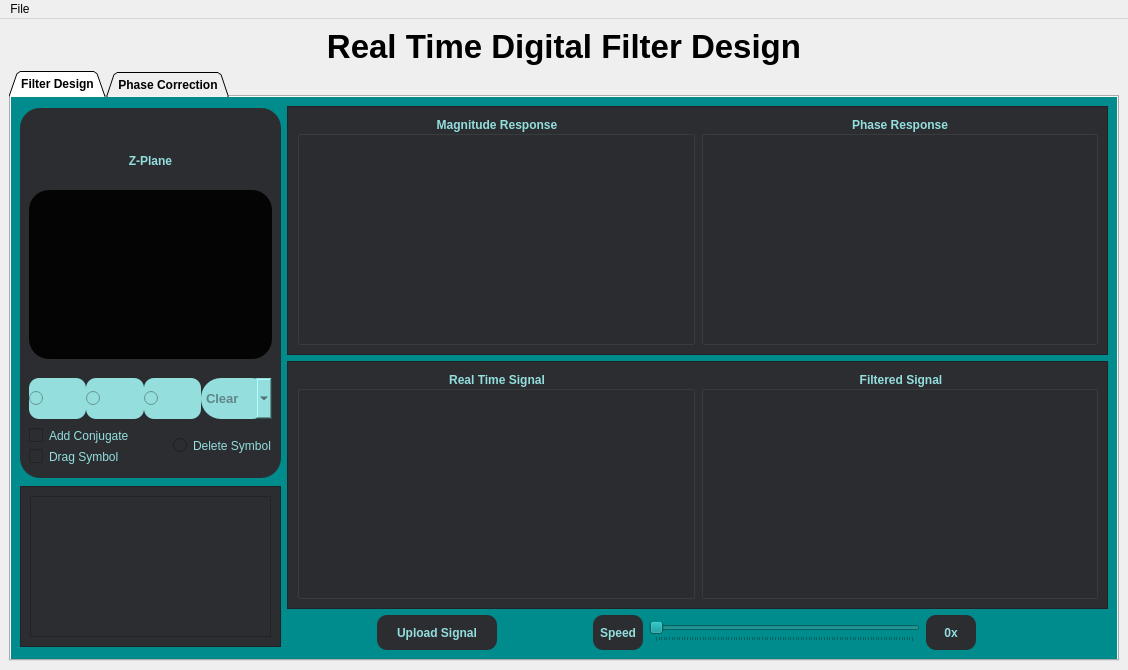
<?xml version="1.0" encoding="UTF-8"?>
<ui version="4.0">
 <class>MainWindow</class>
 <widget class="QMainWindow" name="MainWindow">
  <property name="geometry">
   <rect>
    <x>0</x>
    <y>0</y>
    <width>1128</width>
    <height>670</height>
   </rect>
  </property>
  <property name="windowTitle">
   <string>Sampling Theory Studio</string>
  </property>
  <property name="windowIcon">
   <iconset>
    <normaloff>../../hp/hp/.designer/backup/titleIcon2.png</normaloff>../../hp/hp/.designer/backup/titleIcon2.png</iconset>
  </property>
  <property name="toolTip">
   <string/>
  </property>
  <widget class="QWidget" name="centralWidget">
   <layout class="QGridLayout" name="gridLayout_3">
    <item row="0" column="0">
     <widget class="QLabel" name="titleLabel">
      <property name="font">
       <font>
        <pointsize>25</pointsize>
        <bold>true</bold>
       </font>
      </property>
      <property name="text">
       <string>Real Time Digital Filter Design</string>
      </property>
      <property name="alignment">
       <set>Qt::AlignCenter</set>
      </property>
     </widget>
    </item>
    <item row="1" column="0">
     <widget class="QTabWidget" name="tabWidget">
      <property name="font">
       <font>
        <family>System</family>
        <bold>true</bold>
       </font>
      </property>
      <property name="cursor">
       <cursorShape>PointingHandCursor</cursorShape>
      </property>
      <property name="styleSheet">
       <string notr="true"/>
      </property>
      <property name="tabPosition">
       <enum>QTabWidget::North</enum>
      </property>
      <property name="tabShape">
       <enum>QTabWidget::Triangular</enum>
      </property>
      <property name="currentIndex">
       <number>0</number>
      </property>
      <property name="elideMode">
       <enum>Qt::ElideRight</enum>
      </property>
      <property name="usesScrollButtons">
       <bool>false</bool>
      </property>
      <property name="documentMode">
       <bool>false</bool>
      </property>
      <property name="tabsClosable">
       <bool>false</bool>
      </property>
      <property name="movable">
       <bool>true</bool>
      </property>
      <property name="tabBarAutoHide">
       <bool>false</bool>
      </property>
      <widget class="QWidget" name="filterDesignTab">
       <property name="autoFillBackground">
        <bool>false</bool>
       </property>
       <property name="styleSheet">
        <string notr="true">gridline-color: rgb(66, 111, 111);
selection-background-color: rgb(83, 74, 65);
color: rgb(66, 111, 111);
background-color: rgb(0, 139, 140);</string>
       </property>
       <attribute name="title">
        <string>Filter Design</string>
       </attribute>
       <layout class="QGridLayout" name="gridLayout_7">
        <item row="0" column="2">
         <widget class="QFrame" name="horizontalFrame_2">
          <property name="styleSheet">
           <string notr="true">background-color: rgb(43, 45, 49);
color: rgb(148, 222, 222);</string>
          </property>
          <property name="frameShape">
           <enum>QFrame::StyledPanel</enum>
          </property>
          <layout class="QHBoxLayout" name="horizontalLayout_3">
           <item>
            <widget class="QGroupBox" name="groupBox">
             <property name="font">
              <font>
               <family>System</family>
               <bold>true</bold>
              </font>
             </property>
             <property name="title">
              <string>Magnitude Response</string>
             </property>
             <property name="alignment">
              <set>Qt::AlignCenter</set>
             </property>
             <layout class="QGridLayout" name="gridLayout_4">
              <item row="0" column="0">
               <layout class="QVBoxLayout" name="magnitudeLayout">
                <property name="sizeConstraint">
                 <enum>QLayout::SetNoConstraint</enum>
                </property>
               </layout>
              </item>
             </layout>
            </widget>
           </item>
           <item>
            <widget class="QGroupBox" name="groupBox_2">
             <property name="font">
              <font>
               <family>System</family>
               <bold>true</bold>
              </font>
             </property>
             <property name="title">
              <string>Phase Response</string>
             </property>
             <property name="alignment">
              <set>Qt::AlignCenter</set>
             </property>
             <layout class="QGridLayout" name="gridLayout_5">
              <item row="0" column="0">
               <layout class="QVBoxLayout" name="phaseLayout"/>
              </item>
             </layout>
            </widget>
           </item>
          </layout>
         </widget>
        </item>
        <item row="1" column="2">
         <widget class="QFrame" name="controllerFrame_3">
          <property name="styleSheet">
           <string notr="true">background-color: rgb(43, 45, 49);
color: rgb(148, 222, 222);</string>
          </property>
          <property name="frameShape">
           <enum>QFrame::StyledPanel</enum>
          </property>
          <layout class="QHBoxLayout" name="horizontalLayout">
           <item>
            <widget class="QGroupBox" name="groupBox_5">
             <property name="font">
              <font>
               <family>System</family>
               <bold>true</bold>
              </font>
             </property>
             <property name="title">
              <string>Real Time Signal</string>
             </property>
             <property name="alignment">
              <set>Qt::AlignCenter</set>
             </property>
             <layout class="QGridLayout" name="gridLayout_9">
              <item row="0" column="0">
               <layout class="QVBoxLayout" name="realTimeLayout">
                <property name="sizeConstraint">
                 <enum>QLayout::SetFixedSize</enum>
                </property>
               </layout>
              </item>
             </layout>
            </widget>
           </item>
           <item>
            <widget class="QGroupBox" name="groupBox_6">
             <property name="font">
              <font>
               <family>System</family>
               <bold>true</bold>
              </font>
             </property>
             <property name="title">
              <string>Filtered Signal</string>
             </property>
             <property name="alignment">
              <set>Qt::AlignCenter</set>
             </property>
             <layout class="QGridLayout" name="gridLayout_10">
              <item row="0" column="0">
               <layout class="QVBoxLayout" name="filteredLayout"/>
              </item>
             </layout>
            </widget>
           </item>
          </layout>
         </widget>
        </item>
        <item row="0" column="1" rowspan="3">
         <layout class="QVBoxLayout" name="verticalLayout">
          <item>
           <widget class="QFrame" name="controllerFrame">
            <property name="sizePolicy">
             <sizepolicy hsizetype="Maximum" vsizetype="Preferred">
              <horstretch>0</horstretch>
              <verstretch>0</verstretch>
             </sizepolicy>
            </property>
            <property name="maximumSize">
             <size>
              <width>261</width>
              <height>370</height>
             </size>
            </property>
            <property name="font">
             <font>
              <bold>true</bold>
             </font>
            </property>
            <property name="styleSheet">
             <string notr="true">background-color: rgb(43, 45, 49);
border-radius: 20px;
color: rgb(148, 222, 222);
</string>
            </property>
            <property name="frameShape">
             <enum>QFrame::StyledPanel</enum>
            </property>
            <property name="frameShadow">
             <enum>QFrame::Plain</enum>
            </property>
            <layout class="QVBoxLayout" name="verticalLayout_3">
             <item>
              <spacer name="verticalSpacer_3">
               <property name="orientation">
                <enum>Qt::Vertical</enum>
               </property>
               <property name="sizeType">
                <enum>QSizePolicy::Preferred</enum>
               </property>
               <property name="sizeHint" stdset="0">
                <size>
                 <width>20</width>
                 <height>20</height>
                </size>
               </property>
              </spacer>
             </item>
             <item>
              <widget class="QLabel" name="label_11">
               <property name="maximumSize">
                <size>
                 <width>16777215</width>
                 <height>41</height>
                </size>
               </property>
               <property name="font">
                <font>
                 <family>System</family>
                 <bold>true</bold>
                </font>
               </property>
               <property name="text">
                <string>Z-Plane</string>
               </property>
               <property name="alignment">
                <set>Qt::AlignCenter</set>
               </property>
              </widget>
             </item>
             <item>
              <layout class="QVBoxLayout" name="zplaneLayout">
               <item>
                <widget class="QWidget" name="zplaneWidget" native="true">
                 <property name="maximumSize">
                  <size>
                   <width>291</width>
                   <height>169</height>
                  </size>
                 </property>
                 <property name="styleSheet">
                  <string notr="true">background-color:rgb(4, 4, 4)</string>
                 </property>
                </widget>
               </item>
              </layout>
             </item>
             <item>
              <spacer name="verticalSpacer_2">
               <property name="orientation">
                <enum>Qt::Vertical</enum>
               </property>
               <property name="sizeType">
                <enum>QSizePolicy::Preferred</enum>
               </property>
               <property name="sizeHint" stdset="0">
                <size>
                 <width>20</width>
                 <height>10</height>
                </size>
               </property>
              </spacer>
             </item>
             <item>
              <layout class="QHBoxLayout" name="horizontalLayout_2">
               <property name="spacing">
                <number>0</number>
               </property>
               <item>
                <widget class="QRadioButton" name="zerosRadioButton">
                 <property name="maximumSize">
                  <size>
                   <width>60</width>
                   <height>41</height>
                  </size>
                 </property>
                 <property name="font">
                  <font>
                   <family>System</family>
                   <pointsize>9</pointsize>
                   <bold>true</bold>
                  </font>
                 </property>
                 <property name="cursor">
                  <cursorShape>PointingHandCursor</cursorShape>
                 </property>
                 <property name="autoFillBackground">
                  <bool>false</bool>
                 </property>
                 <property name="styleSheet">
                  <string notr="true">background-color: rgb(148, 222, 222);
border-radius: 10px;
color: rgb(43, 45, 49);
</string>
                 </property>
                </widget>
               </item>
               <item>
                <widget class="QRadioButton" name="polesRadioButton">
                 <property name="maximumSize">
                  <size>
                   <width>60</width>
                   <height>41</height>
                  </size>
                 </property>
                 <property name="font">
                  <font>
                   <family>System</family>
                   <pointsize>9</pointsize>
                   <bold>true</bold>
                  </font>
                 </property>
                 <property name="cursor">
                  <cursorShape>PointingHandCursor</cursorShape>
                 </property>
                 <property name="autoFillBackground">
                  <bool>false</bool>
                 </property>
                 <property name="styleSheet">
                  <string notr="true">background-color: rgb(148, 222, 222);
border-radius: 10px;
color: rgb(43, 45, 49);
</string>
                 </property>
                 <property name="text">
                  <string/>
                 </property>
                </widget>
               </item>
               <item>
                <widget class="QRadioButton" name="dragRadioButton">
                 <property name="maximumSize">
                  <size>
                   <width>60</width>
                   <height>41</height>
                  </size>
                 </property>
                 <property name="font">
                  <font>
                   <family>System</family>
                   <pointsize>7</pointsize>
                   <bold>true</bold>
                  </font>
                 </property>
                 <property name="cursor">
                  <cursorShape>PointingHandCursor</cursorShape>
                 </property>
                 <property name="autoFillBackground">
                  <bool>false</bool>
                 </property>
                 <property name="styleSheet">
                  <string notr="true">background-color: rgb(148, 222, 222);
border-radius: 10px;
color: rgb(43, 45, 49);
</string>
                 </property>
                 <property name="text">
                  <string/>
                 </property>
                </widget>
               </item>
               <item>
                <widget class="QComboBox" name="clearComboBox">
                 <property name="sizePolicy">
                  <sizepolicy hsizetype="Preferred" vsizetype="Fixed">
                   <horstretch>14</horstretch>
                   <verstretch>0</verstretch>
                  </sizepolicy>
                 </property>
                 <property name="maximumSize">
                  <size>
                   <width>71</width>
                   <height>41</height>
                  </size>
                 </property>
                 <property name="font">
                  <font>
                   <family>System</family>
                   <pointsize>10</pointsize>
                   <bold>true</bold>
                  </font>
                 </property>
                 <property name="cursor">
                  <cursorShape>PointingHandCursor</cursorShape>
                 </property>
                 <property name="toolTip">
                  <string/>
                 </property>
                 <property name="styleSheet">
                  <string notr="true">selection-color: rgb(43, 45, 49);
color: rgb(43, 45, 49);
background-color: rgb(148, 222, 222);
selection-background-color: rgb(135, 203, 203);
</string>
                 </property>
                 <property name="currentText">
                  <string/>
                 </property>
                 <property name="currentIndex">
                  <number>-1</number>
                 </property>
                 <property name="placeholderText">
                  <string>Clear</string>
                 </property>
                 <item>
                  <property name="text">
                   <string>Zeros</string>
                  </property>
                 </item>
                 <item>
                  <property name="text">
                   <string>Poles</string>
                  </property>
                 </item>
                 <item>
                  <property name="text">
                   <string>All</string>
                  </property>
                 </item>
                </widget>
               </item>
              </layout>
             </item>
             <item>
              <layout class="QHBoxLayout" name="horizontalLayout_5">
               <item>
                <layout class="QVBoxLayout" name="verticalLayout_6">
                 <item>
                  <widget class="QCheckBox" name="conjugateRadioButton">
                   <property name="text">
                    <string>Add Conjugate</string>
                   </property>
                  </widget>
                 </item>
                 <item>
                  <widget class="QCheckBox" name="dragCheckBox">
                   <property name="font">
                    <font>
                     <family>System</family>
                     <bold>false</bold>
                    </font>
                   </property>
                   <property name="cursor">
                    <cursorShape>PointingHandCursor</cursorShape>
                   </property>
                   <property name="text">
                    <string>Drag Symbol</string>
                   </property>
                  </widget>
                 </item>
                </layout>
               </item>
               <item>
                <spacer name="horizontalSpacer_3">
                 <property name="orientation">
                  <enum>Qt::Horizontal</enum>
                 </property>
                 <property name="sizeHint" stdset="0">
                  <size>
                   <width>40</width>
                   <height>20</height>
                  </size>
                 </property>
                </spacer>
               </item>
               <item>
                <widget class="QRadioButton" name="deleteRadioButton">
                 <property name="text">
                  <string>Delete Symbol</string>
                 </property>
                </widget>
               </item>
              </layout>
             </item>
            </layout>
           </widget>
          </item>
          <item>
           <widget class="QFrame" name="frame_2">
            <property name="maximumSize">
             <size>
              <width>261</width>
              <height>161</height>
             </size>
            </property>
            <property name="styleSheet">
             <string notr="true">background-color: rgb(43, 45, 49);</string>
            </property>
            <property name="frameShape">
             <enum>QFrame::StyledPanel</enum>
            </property>
            <property name="frameShadow">
             <enum>QFrame::Raised</enum>
            </property>
            <layout class="QGridLayout" name="gridLayout">
             <item row="0" column="0">
              <layout class="QVBoxLayout" name="signalPaddingLayout">
               <item>
                <widget class="QGraphicsView" name="touchPad"/>
               </item>
              </layout>
             </item>
            </layout>
           </widget>
          </item>
         </layout>
        </item>
        <item row="2" column="2">
         <layout class="QHBoxLayout" name="horizontalLayout_10">
          <item>
           <widget class="QPushButton" name="uploadSignalButton">
            <property name="maximumSize">
             <size>
              <width>120</width>
              <height>35</height>
             </size>
            </property>
            <property name="font">
             <font>
              <family>System</family>
              <bold>true</bold>
             </font>
            </property>
            <property name="cursor">
             <cursorShape>PointingHandCursor</cursorShape>
            </property>
            <property name="styleSheet">
             <string notr="true">background-color: rgb(43, 45, 49);
color: rgb(148, 222, 222);
border-radius: 10px;</string>
            </property>
            <property name="text">
             <string>Upload Signal</string>
            </property>
           </widget>
          </item>
          <item>
           <layout class="QHBoxLayout" name="horizontalLayout_12">
            <item>
             <widget class="QLabel" name="label_2">
              <property name="maximumSize">
               <size>
                <width>50</width>
                <height>35</height>
               </size>
              </property>
              <property name="font">
               <font>
                <family>System</family>
                <bold>true</bold>
               </font>
              </property>
              <property name="styleSheet">
               <string notr="true">background-color: rgb(43, 45, 49);
color: rgb(148, 222, 222);border-radius: 10px;</string>
              </property>
              <property name="text">
               <string>Speed</string>
              </property>
              <property name="alignment">
               <set>Qt::AlignCenter</set>
              </property>
             </widget>
            </item>
            <item>
             <widget class="QSlider" name="speedSlider">
              <property name="maximumSize">
               <size>
                <width>271</width>
                <height>16777215</height>
               </size>
              </property>
              <property name="cursor">
               <cursorShape>ClosedHandCursor</cursorShape>
              </property>
              <property name="styleSheet">
               <string notr="true"/>
              </property>
              <property name="orientation">
               <enum>Qt::Horizontal</enum>
              </property>
              <property name="tickPosition">
               <enum>QSlider::TicksBelow</enum>
              </property>
             </widget>
            </item>
            <item>
             <widget class="QLabel" name="speedValueLabel">
              <property name="maximumSize">
               <size>
                <width>50</width>
                <height>35</height>
               </size>
              </property>
              <property name="font">
               <font>
                <family>System</family>
                <bold>true</bold>
               </font>
              </property>
              <property name="styleSheet">
               <string notr="true">background-color: rgb(43, 45, 49);
color: rgb(148, 222, 222);border-radius: 10px;</string>
              </property>
              <property name="text">
               <string>0x</string>
              </property>
              <property name="alignment">
               <set>Qt::AlignCenter</set>
              </property>
             </widget>
            </item>
           </layout>
          </item>
          <item>
           <spacer name="horizontalSpacer_6">
            <property name="orientation">
             <enum>Qt::Horizontal</enum>
            </property>
            <property name="sizeType">
             <enum>QSizePolicy::Preferred</enum>
            </property>
            <property name="sizeHint" stdset="0">
             <size>
              <width>40</width>
              <height>20</height>
             </size>
            </property>
           </spacer>
          </item>
         </layout>
        </item>
       </layout>
      </widget>
      <widget class="QWidget" name="phaseCorrectionTab">
       <property name="styleSheet">
        <string notr="true">gridline-color: rgb(66, 111, 111);
selection-background-color: rgb(83, 74, 65);
background-color: rgb(0, 139, 140);
color: rgb(66, 111, 111);</string>
       </property>
       <attribute name="icon">
        <iconset>
         <normaloff>../../hp/hp/.designer/backup/video-editing.png</normaloff>../../hp/hp/.designer/backup/video-editing.png</iconset>
       </attribute>
       <attribute name="title">
        <string>Phase Correction</string>
       </attribute>
       <layout class="QGridLayout" name="gridLayout_2">
        <item row="0" column="0">
         <widget class="QGroupBox" name="smootherGroupBox">
          <property name="font">
           <font>
            <bold>true</bold>
           </font>
          </property>
          <property name="styleSheet">
           <string notr="true">color: rgb(238, 238, 238);</string>
          </property>
          <property name="title">
           <string/>
          </property>
          <layout class="QGridLayout" name="gridLayout_8">
           <item row="0" column="0">
            <widget class="QFrame" name="controllerFrame_2">
             <property name="sizePolicy">
              <sizepolicy hsizetype="Maximum" vsizetype="Preferred">
               <horstretch>0</horstretch>
               <verstretch>0</verstretch>
              </sizepolicy>
             </property>
             <property name="maximumSize">
              <size>
               <width>640</width>
               <height>16777214</height>
              </size>
             </property>
             <property name="font">
              <font>
               <bold>true</bold>
              </font>
             </property>
             <property name="styleSheet">
              <string notr="true">background-color: rgb(43, 45, 49);
color: rgb(148, 222, 222);
border-radius: 20px;

</string>
             </property>
             <property name="frameShape">
              <enum>QFrame::StyledPanel</enum>
             </property>
             <property name="frameShadow">
              <enum>QFrame::Plain</enum>
             </property>
             <layout class="QVBoxLayout" name="verticalLayout_4">
              <item>
               <spacer name="verticalSpacer_4">
                <property name="orientation">
                 <enum>Qt::Vertical</enum>
                </property>
                <property name="sizeType">
                 <enum>QSizePolicy::Preferred</enum>
                </property>
                <property name="sizeHint" stdset="0">
                 <size>
                  <width>20</width>
                  <height>20</height>
                 </size>
                </property>
               </spacer>
              </item>
              <item>
               <layout class="QVBoxLayout" name="verticalLayout_2">
                <item>
                 <widget class="QLabel" name="label_12">
                  <property name="maximumSize">
                   <size>
                    <width>16777215</width>
                    <height>60</height>
                   </size>
                  </property>
                  <property name="font">
                   <font>
                    <family>System</family>
                    <pointsize>12</pointsize>
                    <bold>true</bold>
                   </font>
                  </property>
                  <property name="frameShape">
                   <enum>QFrame::StyledPanel</enum>
                  </property>
                  <property name="text">
                   <string>Put the a value</string>
                  </property>
                  <property name="alignment">
                   <set>Qt::AlignCenter</set>
                  </property>
                 </widget>
                </item>
                <item>
                 <layout class="QHBoxLayout" name="horizontalLayout_11">
                  <item>
                   <spacer name="horizontalSpacer">
                    <property name="orientation">
                     <enum>Qt::Horizontal</enum>
                    </property>
                    <property name="sizeType">
                     <enum>QSizePolicy::Preferred</enum>
                    </property>
                    <property name="sizeHint" stdset="0">
                     <size>
                      <width>100</width>
                      <height>20</height>
                     </size>
                    </property>
                   </spacer>
                  </item>
                  <item>
                   <widget class="QSpinBox" name="realSpinBox">
                    <property name="maximumSize">
                     <size>
                      <width>65</width>
                      <height>27</height>
                     </size>
                    </property>
                    <property name="font">
                     <font>
                      <family>System</family>
                      <pointsize>9</pointsize>
                      <bold>true</bold>
                     </font>
                    </property>
                    <property name="cursor">
                     <cursorShape>PointingHandCursor</cursorShape>
                    </property>
                    <property name="styleSheet">
                     <string notr="true">selection-background-color: rgb(43, 45, 49);
selection-color: rgb(148, 222, 222);</string>
                    </property>
                    <property name="specialValueText">
                     <string>Real</string>
                    </property>
                   </widget>
                  </item>
                  <item>
                   <widget class="QSpinBox" name="imaginarySpinBox">
                    <property name="maximumSize">
                     <size>
                      <width>65</width>
                      <height>27</height>
                     </size>
                    </property>
                    <property name="font">
                     <font>
                      <family>System</family>
                      <pointsize>8</pointsize>
                      <bold>true</bold>
                     </font>
                    </property>
                    <property name="cursor">
                     <cursorShape>PointingHandCursor</cursorShape>
                    </property>
                    <property name="styleSheet">
                     <string notr="true">selection-background-color: rgb(43, 45, 49);
selection-color: rgb(148, 222, 222);</string>
                    </property>
                    <property name="specialValueText">
                     <string>Img</string>
                    </property>
                   </widget>
                  </item>
                  <item>
                   <widget class="QPushButton" name="addFilterButton">
                    <property name="maximumSize">
                     <size>
                      <width>156</width>
                      <height>30</height>
                     </size>
                    </property>
                    <property name="font">
                     <font>
                      <family>System</family>
                      <pointsize>9</pointsize>
                      <bold>true</bold>
                     </font>
                    </property>
                    <property name="cursor">
                     <cursorShape>PointingHandCursor</cursorShape>
                    </property>
                    <property name="styleSheet">
                     <string notr="true">background-color: rgb(148, 222, 222);
color: rgb(43, 45, 49);
border-radius: 10px;</string>
                    </property>
                    <property name="text">
                     <string>Add Filter</string>
                    </property>
                   </widget>
                  </item>
                  <item>
                   <spacer name="horizontalSpacer_2">
                    <property name="orientation">
                     <enum>Qt::Horizontal</enum>
                    </property>
                    <property name="sizeType">
                     <enum>QSizePolicy::Preferred</enum>
                    </property>
                    <property name="sizeHint" stdset="0">
                     <size>
                      <width>100</width>
                      <height>20</height>
                     </size>
                    </property>
                   </spacer>
                  </item>
                 </layout>
                </item>
               </layout>
              </item>
              <item>
               <layout class="QVBoxLayout" name="filtersLayout">
                <item>
                 <widget class="QWidget" name="filtersWidget" native="true">
                  <property name="maximumSize">
                   <size>
                    <width>16777215</width>
                    <height>250</height>
                   </size>
                  </property>
                  <property name="styleSheet">
                   <string notr="true">background-color:rgb(4, 4, 4)</string>
                  </property>
                 </widget>
                </item>
               </layout>
              </item>
              <item>
               <layout class="QHBoxLayout" name="horizontalLayout_4">
                <item>
                 <widget class="QComboBox" name="filtersComboBox">
                  <property name="font">
                   <font>
                    <family>System</family>
                    <bold>true</bold>
                   </font>
                  </property>
                  <property name="cursor">
                   <cursorShape>PointingHandCursor</cursorShape>
                  </property>
                  <property name="styleSheet">
                   <string notr="true">selection-color: rgb(43, 45, 49);
color: rgb(43, 45, 49);
background-color: rgb(148, 222, 222);
selection-background-color: rgb(135, 203, 203);
</string>
                  </property>
                  <property name="placeholderText">
                   <string>Choose Filter</string>
                  </property>
                  <item>
                   <property name="text">
                    <string>0.9</string>
                   </property>
                  </item>
                  <item>
                   <property name="text">
                    <string>1+1j</string>
                   </property>
                  </item>
                  <item>
                   <property name="text">
                    <string>-0.5</string>
                   </property>
                  </item>
                  <item>
                   <property name="text">
                    <string>-0.9</string>
                   </property>
                  </item>
                  <item>
                   <property name="text">
                    <string>0.5</string>
                   </property>
                  </item>
                  <item>
                   <property name="text">
                    <string>0.7</string>
                   </property>
                  </item>
                  <item>
                   <property name="text">
                    <string>1+2j</string>
                   </property>
                  </item>
                 </widget>
                </item>
                <item>
                 <widget class="QPushButton" name="displayFilterButton">
                  <property name="maximumSize">
                   <size>
                    <width>32</width>
                    <height>32</height>
                   </size>
                  </property>
                  <property name="cursor">
                   <cursorShape>PointingHandCursor</cursorShape>
                  </property>
                  <property name="styleSheet">
                   <string notr="true">background-color: rgb(148, 222, 222);
border-radius: 10px;</string>
                  </property>
                  <property name="text">
                   <string/>
                  </property>
                 </widget>
                </item>
                <item>
                 <widget class="QPushButton" name="deleteFilterButton">
                  <property name="maximumSize">
                   <size>
                    <width>32</width>
                    <height>32</height>
                   </size>
                  </property>
                  <property name="cursor">
                   <cursorShape>PointingHandCursor</cursorShape>
                  </property>
                  <property name="styleSheet">
                   <string notr="true">background-color: rgb(148, 222, 222);
border-radius: 10px;</string>
                  </property>
                  <property name="text">
                   <string/>
                  </property>
                 </widget>
                </item>
                <item>
                 <spacer name="horizontalSpacer_10">
                  <property name="orientation">
                   <enum>Qt::Horizontal</enum>
                  </property>
                  <property name="sizeType">
                   <enum>QSizePolicy::Preferred</enum>
                  </property>
                  <property name="sizeHint" stdset="0">
                   <size>
                    <width>5</width>
                    <height>20</height>
                   </size>
                  </property>
                 </spacer>
                </item>
               </layout>
              </item>
              <item>
               <spacer name="verticalSpacer">
                <property name="orientation">
                 <enum>Qt::Vertical</enum>
                </property>
                <property name="sizeType">
                 <enum>QSizePolicy::Preferred</enum>
                </property>
                <property name="sizeHint" stdset="0">
                 <size>
                  <width>20</width>
                  <height>20</height>
                 </size>
                </property>
               </spacer>
              </item>
             </layout>
            </widget>
           </item>
           <item row="0" column="1">
            <widget class="QGroupBox" name="finalPhaseGroupBox">
             <property name="sizePolicy">
              <sizepolicy hsizetype="Maximum" vsizetype="Preferred">
               <horstretch>0</horstretch>
               <verstretch>0</verstretch>
              </sizepolicy>
             </property>
             <property name="maximumSize">
              <size>
               <width>320</width>
               <height>16777214</height>
              </size>
             </property>
             <property name="font">
              <font>
               <family>System</family>
               <bold>true</bold>
              </font>
             </property>
             <property name="styleSheet">
              <string notr="true">background-color: rgb(43, 45, 49);
border-radius: 20px;
color: rgb(148, 222, 222);
</string>
             </property>
             <property name="title">
              <string>Final Phase Gain</string>
             </property>
             <property name="alignment">
              <set>Qt::AlignCenter</set>
             </property>
             <layout class="QVBoxLayout" name="verticalLayout_5">
              <item>
               <layout class="QVBoxLayout" name="finalPhaseLayout">
                <item>
                 <widget class="QWidget" name="finalPhaseWidget" native="true">
                  <property name="maximumSize">
                   <size>
                    <width>16777215</width>
                    <height>400</height>
                   </size>
                  </property>
                  <property name="styleSheet">
                   <string notr="true">background-color:rgb(4, 4, 4)</string>
                  </property>
                 </widget>
                </item>
                <item>
                 <spacer name="verticalSpacer_5">
                  <property name="orientation">
                   <enum>Qt::Vertical</enum>
                  </property>
                  <property name="sizeType">
                   <enum>QSizePolicy::Preferred</enum>
                  </property>
                  <property name="sizeHint" stdset="0">
                   <size>
                    <width>20</width>
                    <height>15</height>
                   </size>
                  </property>
                 </spacer>
                </item>
                <item>
                 <layout class="QHBoxLayout" name="horizontalLayout_6">
                  <item>
                   <spacer name="horizontalSpacer_4">
                    <property name="orientation">
                     <enum>Qt::Horizontal</enum>
                    </property>
                    <property name="sizeType">
                     <enum>QSizePolicy::Preferred</enum>
                    </property>
                    <property name="sizeHint" stdset="0">
                     <size>
                      <width>40</width>
                      <height>2</height>
                     </size>
                    </property>
                   </spacer>
                  </item>
                  <item>
                   <widget class="QPushButton" name="pushButton">
                    <property name="styleSheet">
                     <string notr="true">selection-color: rgb(43, 45, 49);
color: rgb(43, 45, 49);
background-color: rgb(148, 222, 222);
selection-background-color: rgb(135, 203, 203);
</string>
                    </property>
                    <property name="text">
                     <string>delete</string>
                    </property>
                   </widget>
                  </item>
                  <item>
                   <widget class="QComboBox" name="comboBox">
                    <property name="styleSheet">
                     <string notr="true">selection-color: rgb(43, 45, 49);
color: rgb(43, 45, 49);
background-color: rgb(148, 222, 222);
selection-background-color: rgb(135, 203, 203);
</string>
                    </property>
                   </widget>
                  </item>
                  <item>
                   <widget class="QPushButton" name="applyFiltersButton">
                    <property name="maximumSize">
                     <size>
                      <width>156</width>
                      <height>30</height>
                     </size>
                    </property>
                    <property name="font">
                     <font>
                      <family>System</family>
                      <pointsize>9</pointsize>
                      <bold>true</bold>
                     </font>
                    </property>
                    <property name="cursor">
                     <cursorShape>PointingHandCursor</cursorShape>
                    </property>
                    <property name="styleSheet">
                     <string notr="true">background-color: rgb(148, 222, 222);
color: rgb(43, 45, 49);
border-radius: 10px;</string>
                    </property>
                    <property name="text">
                     <string>Apply Filters</string>
                    </property>
                   </widget>
                  </item>
                  <item>
                   <spacer name="horizontalSpacer_5">
                    <property name="orientation">
                     <enum>Qt::Horizontal</enum>
                    </property>
                    <property name="sizeType">
                     <enum>QSizePolicy::Preferred</enum>
                    </property>
                    <property name="sizeHint" stdset="0">
                     <size>
                      <width>40</width>
                      <height>2</height>
                     </size>
                    </property>
                   </spacer>
                  </item>
                 </layout>
                </item>
               </layout>
              </item>
             </layout>
            </widget>
           </item>
          </layout>
         </widget>
        </item>
       </layout>
      </widget>
     </widget>
    </item>
   </layout>
  </widget>
  <widget class="QMenuBar" name="menuBar">
   <property name="geometry">
    <rect>
     <x>0</x>
     <y>0</y>
     <width>1128</width>
     <height>24</height>
    </rect>
   </property>
   <widget class="QMenu" name="menuFile">
    <property name="title">
     <string>File</string>
    </property>
   </widget>
   <addaction name="menuFile"/>
  </widget>
  <action name="actionOpen_Signal">
   <property name="text">
    <string>Open Signal</string>
   </property>
  </action>
  <action name="actionExit">
   <property name="text">
    <string>Quit</string>
   </property>
  </action>
  <action name="actionOpen_Signal_2">
   <property name="text">
    <string>Open Signal</string>
   </property>
  </action>
  <action name="actionExit_2">
   <property name="text">
    <string>Exit</string>
   </property>
  </action>
  <action name="actionA7a">
   <property name="enabled">
    <bool>false</bool>
   </property>
   <property name="text">
    <string>A7a</string>
   </property>
  </action>
  <action name="actionOpenUniformSignal">
   <property name="text">
    <string>Add Uniform Signal</string>
   </property>
  </action>
  <action name="actionOpenAnimalSounds">
   <property name="text">
    <string>Add Animal Sounds</string>
   </property>
  </action>
  <action name="actionOpenInstrumentsSounds">
   <property name="text">
    <string>Add Instruments Sounds</string>
   </property>
  </action>
  <action name="actionOpenECGSignal">
   <property name="text">
    <string>Add ECG Signal</string>
   </property>
  </action>
 </widget>
 <resources/>
 <connections/>
</ui>
